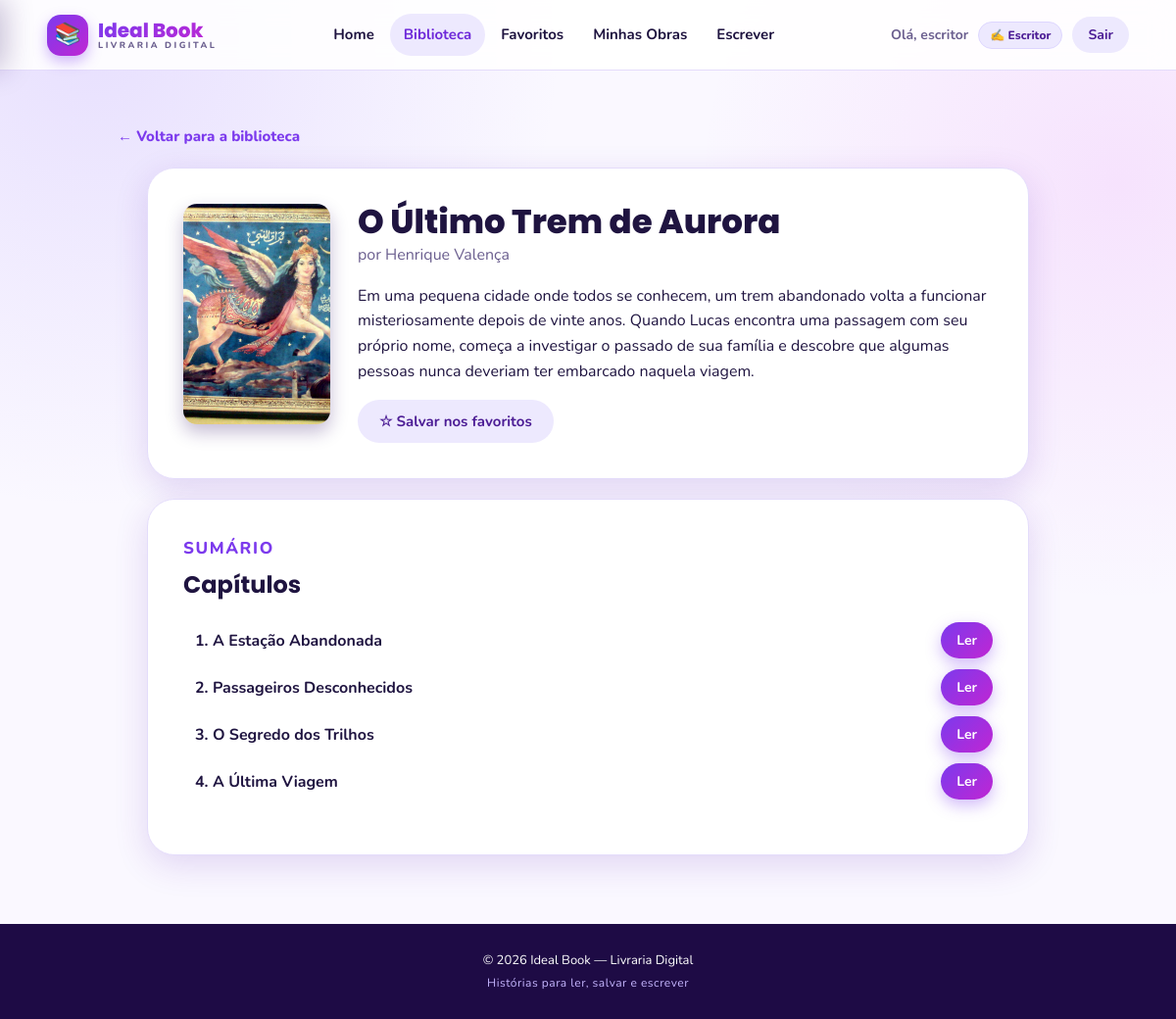
The page /lerLivro/3 (signed in) on the database its author committed.
### model/usuarioModel.py (models this page shows)
class UsuarioModel(db.Model):
    __tablename__="usuarios"
    id=db.Column(db.Integer,primary_key=True)
    nome=db.Column(db.String(60),nullable=False)
    senha=db.Column(db.String(20),nullable=False)
    email=db.Column(db.String(60),nullable=False)
    tipoUsuario=db.Column(db.String(20),nullable=False)

### model/livroModel.py (models this page shows)
class LivroModel(db.Model):
    __tablename__="livros"
    id=db.Column(db.Integer,primary_key=True)
    titulo=db.Column(db.String,nullable=False)
    autor=db.Column(db.String,nullable=False)
    descricao=db.Column(db.String,nullable=False)
    caminhoImagem=db.Column(db.String,nullable=False,unique=True)
    idUsuario = db.Column(
        db.Integer,
        db.ForeignKey("usuarios.id"),
        nullable=False
    )

### model/capituloModel.py (models this page shows)
class CapituloModel(db.Model):
    __tablename__ = "capitulos"
    idCapitulo = db.Column(db.Integer, primary_key=True)
    titulo = db.Column(db.String(150), nullable=False)
    conteudo = db.Column(db.Text, nullable=False)
    idLivro = db.Column(
        db.Integer,
        db.ForeignKey("livros.id"),
        nullable=False
    )

### app.py (the view)
@app.route("/lerLivro/<id>")
@login_obrigatorio
def lerLivro(id):
    idLivro=int(id)
    idUsuario=int(get_jwt_identity())
    livro=controllerLivro.getLivroIdLivro(idLivro)
    capitulos=controllerCapitulo.getCapitulos(idLivro)
    is_favorito=controllerColecao.isFavorito(idUsuario, idLivro)
    return render_template("lerLivro.html",capitulos=capitulos,livro=livro,is_favorito=is_favorito)

### app.py (called while the page is built)
def login_obrigatorio(view):
    @wraps(view)
    def wrapper(*args, **kwargs):
        try:
            verify_jwt_in_request()
        except Exception:
            return redirect(url_for("renderLogin"))
        return view(*args, **kwargs)
    return wrapper

@app.context_processor
def injetar_usuario():
    usuario_atual = None
    try:
        verify_jwt_in_request(optional=True)
        identidade = get_jwt_identity()
        if identidade:
            usuario_atual = controllerUsuario.getUserId(int(identidade))
    except Exception:
        usuario_atual = None
    def url_capa(caminho):
        if not caminho:
            return ""
        normalizado = caminho.replace("\\", "/")
        if normalizado.startswith(("http://", "https://", "/")):
            return normalizado
        return "/" + normalizado
    return dict(usuario_atual=usuario_atual, url_capa=url_capa)

### controller/controllerCapitulo.py (called while the page is built)
    def getCapitulos(self, idLivro):
        capitulos = CapituloModel.query.filter_by(
            idLivro=idLivro
        ).all()
        return capitulos

### controller/controllerColecao.py (called while the page is built)
    def isFavorito(self, idUsuario, idLivro):
        return (
            ColecaoModel.query.filter_by(
                idUsuario=idUsuario,
                idLivro=idLivro
            ).first()
            is not None
        )

### controller/controllerLivro.py (called while the page is built)
    def getLivroIdLivro(self,idLivro):
        livro=LivroModel.query.filter_by(id=idLivro).first()
        return livro

### controller/controllerUsuario.py (called while the page is built)
    def getUserId(self, id):
        usuario=UsuarioModel.query.filter_by(id=id).first()
        return usuario

### templates/lerLivro.html (shortened to what this page needs)
{% extends "base.html" %}
{% block content %}
<main class="pagina leitor">
  <a class="voltar" href="{{ url_for('biblioteca') }}">← Voltar para a biblioteca</a>
  <section class="leitor-topo box">
    <div class="capa-pequena">
      <div class="capa">
        <img src="{{ url_capa(livro.caminhoImagem) }}" alt="Capa de {{ livro.titulo }}" />
      </div>
    </div>
    <div>
      <h1>{{ livro.titulo }}</h1>
      <p class="autor">por {{ livro.autor }}</p>
      <p>{{ livro.descricao }}</p>
      <div class="linha-botoes" style="margin-top: 16px;">
        <form action="{{ url_for('favoritar', idLivro=livro.id) }}" method="POST" onsubmit="alternarFavorito(this, event)">
          <button
            type="submit"
            class="botao-claro"
            data-texto-salvo="★ Salvo nos favoritos"
            data-texto-salvar="☆ Salvar nos favoritos"
          >
            {{ '★ Salvo nos favoritos' if is_favorito else '☆ Salvar nos favoritos' }}
          </button>
        </form>
      </div>
    </div>
  </section>
  <section class="box">
    <p class="tag">SUMÁRIO</p>
    <h2 style="margin-top: 8px;">Capítulos</h2>
    {% if capitulos %}
      <ul class="lista-cap">
        {% for capitulo in capitulos %}
          <li>
            <span class="cap-nome">{{ loop.index }}. {{ capitulo.titulo }}</span>
            <a class="botao pequeno" href="{{ url_for('lerCapitulo', idCapitulo=capitulo.idCapitulo) }}">Ler</a>
          </li>
        {% endfor %}
      </ul>
    {% else %}
      <div class="vazio">
        <p>Este livro ainda não possui capítulos publicados.</p>
      </div>
    {% endif %}
  </section>
</main>
{% endblock %}

### templates/base.html (shortened to what this page needs)
<!doctype html>
<html lang="pt-BR">
<head>
  <link rel="stylesheet" href="{{ url_for('static', filename='css/styles.css') }}" />
</head>
<body>
  <header class="header">
    <a class="logo" href="{{ url_for('home') }}">
      <span class="logo-emoji">📚</span>
      <span class="logo-textos">
        <span class="logo-titulo">Ideal Book</span>
        <span class="logo-sub">LIVRARIA DIGITAL</span>
      </span>
    </a>
    <nav class="menu desktop">
      <a href="{{ url_for('home') }}" class="{{ 'ativo' if request.endpoint == 'home' else '' }}">Home</a>
      {% if usuario_atual %}
        <a href="{{ url_for('biblioteca') }}" class="{{ 'ativo' if request.endpoint in ['biblioteca', 'lerLivro', 'lerCapitulo'] else '' }}">Biblioteca</a>
        <a href="{{ url_for('favoritos') }}" class="{{ 'ativo' if request.endpoint == 'favoritos' else '' }}">Favoritos</a>
        {% if usuario_atual.tipoUsuario == 'escritor' %}
          <a href="{{ url_for('obras') }}" class="{{ 'ativo' if request.endpoint in ['obras', 'menuLivro', 'addCapitulo', 'editarCapitulo'] else '' }}">Minhas Obras</a>
          <a href="{{ url_for('renderCadastrarLivro') }}" class="{{ 'ativo' if request.endpoint == 'renderCadastrarLivro' else '' }}">Escrever</a>
        {% endif %}
      {% endif %}
    </nav>
    <div class="menu-conta desktop">
      {% if usuario_atual %}
        <span class="ola">Olá, {{ usuario_atual.nome.split(' ')[0] }}</span>
        <span class="chip-papel">
          {{ '✍️ Escritor' if usuario_atual.tipoUsuario == 'escritor' else '📖 Leitor' }}
        </span>
        <a class="botao-claro pequeno" href="{{ url_for('logout') }}">Sair</a>
      {% else %}
        <a class="botao-claro pequeno" href="{{ url_for('renderLogin') }}">Entrar</a>
        <a class="botao pequeno" href="{{ url_for('renderCadastro') }}">Cadastrar</a>
      {% endif %}
    </div>
  </header>
  {% block content %}{% endblock %}
  <footer class="rodape">
    <p class="rodape-texto">© 2026 Ideal Book — Livraria Digital</p>
    <p class="rodape-creditos">Histórias para ler, salvar e escrever</p>
  </footer>
</body>
</html>

### rows shown on the page
UsuarioModel: nome "escritor", tipoUsuario "✍️ Escritor"
LivroModel: titulo "O Último Trem de Aurora", autor "Henrique Valença", descricao "Em uma pequena cidade onde todos se conhecem, um trem abandonado volta a funcionar misteriosamente depois de vinte anos. Quando Lucas encontra uma passagem com seu próprio nome, começa a investigar o passado de sua família e descobre que algumas pessoas nunca deveriam ter embarcado naquela viagem."
CapituloModel: titulo "A Estação Abandonada"
CapituloModel: titulo "Passageiros Desconhecidos"
CapituloModel: titulo "O Segredo dos Trilhos"
CapituloModel: titulo "A Última Viagem"

### other values the page prints
{{ '★ Salvo nos favoritos' if is_favorito else '☆ Salvar nos favoritos' }} "☆ Salvar nos favoritos"
